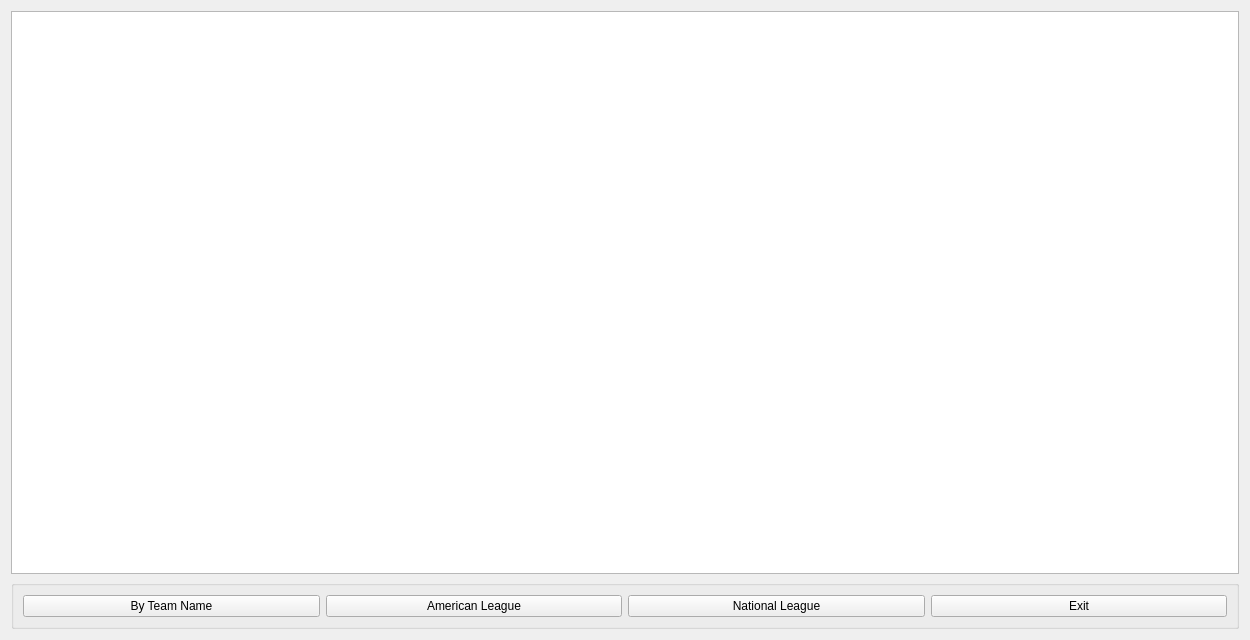
<?xml version="1.0" encoding="UTF-8"?>
<ui version="4.0">
 <class>DisplayTeams</class>
 <widget class="QWidget" name="DisplayTeams">
  <property name="geometry">
   <rect>
    <x>0</x>
    <y>0</y>
    <width>1250</width>
    <height>640</height>
   </rect>
  </property>
  <property name="minimumSize">
   <size>
    <width>1000</width>
    <height>640</height>
   </size>
  </property>
  <property name="windowTitle">
   <string>Display Teams</string>
  </property>
  <layout class="QGridLayout" name="gridLayout">
   <item row="0" column="0">
    <widget class="QTableView" name="tableView"/>
   </item>
   <item row="1" column="0" rowspan="2">
    <widget class="QGroupBox" name="groupBox">
     <property name="title">
      <string/>
     </property>
     <layout class="QHBoxLayout" name="horizontalLayout">
      <item>
       <widget class="QPushButton" name="pb_mlbteam">
        <property name="text">
         <string>By Team Name</string>
        </property>
        <property name="icon">
         <iconset resource="logos.qrc">
          <normaloff>:/logos/mlb.png</normaloff>:/logos/mlb.png</iconset>
        </property>
        <property name="iconSize">
         <size>
          <width>30</width>
          <height>30</height>
         </size>
        </property>
       </widget>
      </item>
      <item>
       <widget class="QPushButton" name="pb_american">
        <property name="text">
         <string>American League</string>
        </property>
        <property name="icon">
         <iconset resource="logos.qrc">
          <normaloff>:/logos/american-league.png</normaloff>:/logos/american-league.png</iconset>
        </property>
        <property name="iconSize">
         <size>
          <width>30</width>
          <height>30</height>
         </size>
        </property>
       </widget>
      </item>
      <item>
       <widget class="QPushButton" name="pb_national">
        <property name="text">
         <string>National League</string>
        </property>
        <property name="icon">
         <iconset resource="logos.qrc">
          <normaloff>:/logos/national-league.png</normaloff>:/logos/national-league.png</iconset>
        </property>
        <property name="iconSize">
         <size>
          <width>30</width>
          <height>30</height>
         </size>
        </property>
       </widget>
      </item>
      <item>
       <widget class="QPushButton" name="pb_exit">
        <property name="text">
         <string>Exit</string>
        </property>
        <property name="icon">
         <iconset theme="QIcon::ThemeIcon::ApplicationExit"/>
        </property>
        <property name="iconSize">
         <size>
          <width>30</width>
          <height>30</height>
         </size>
        </property>
       </widget>
      </item>
     </layout>
    </widget>
   </item>
  </layout>
 </widget>
 <resources>
  <include location="logos.qrc"/>
 </resources>
 <connections/>
</ui>
